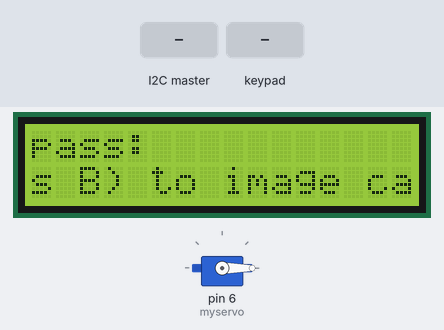
Simulated run of this sketch. Board: Arduino Mega 2560, built with avr-gcc and run on an emulated ATmega2560. Parts: 16×2 character LCD, servo. The inputs (shaded band) are chosen by the test bench.

Above: at 1.2 s.
1.3 s: the I2C master sends the byte 1
At 1.62 s:
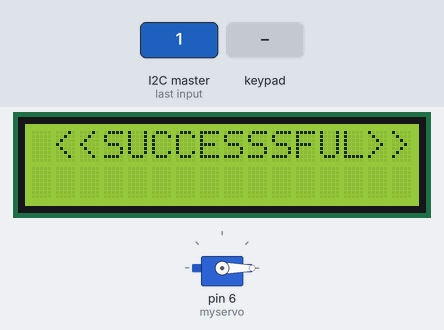
At 2.45 s:
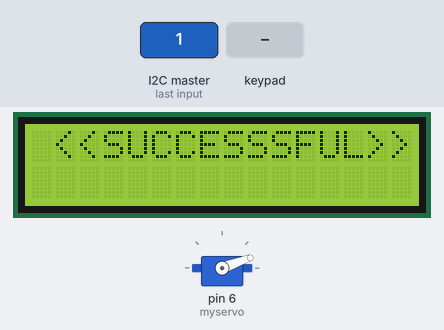
3.2 s: the I2C master sends the byte 1
5.9 s: the I2C master sends "D"
At 6.21 s:
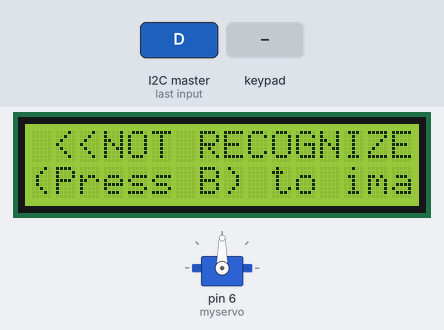
8.2 s: key 'B' pressed
10.5 s: key '*' pressed
13.5 s: keypad keys 1 2 3 A pressed 0.4 s apart
At 18.02 s:
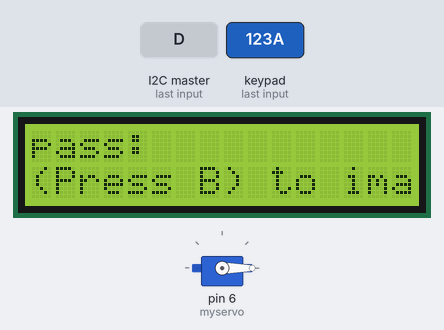
Timing chart, 0 to 19.5 s (numbered marks = the images above; inputs shaded):
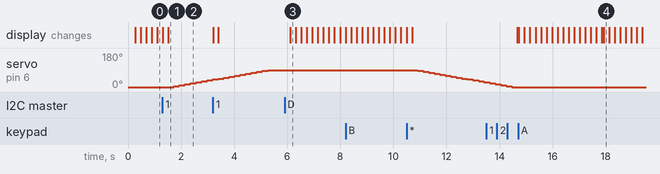

Measured:
- after the input at 1.3 s, servo on pin 6 (myservo): moves from 0° to 40° over 1.5 s, starting after 0.43 s; the display: first differs from a run without the input at once (image 1 shows a later state)
- after the input at 5.9 s, the display: changes after 0.21 s (image 3)

The sketch:

keypad_Maintain.ino
```cpp
//#include <Key.h>
#include <Keypad.h>
#include <Servo.h>
#include <Wire.h>
#include <LiquidCrystal.h>

//keypad initialize
const byte ROWS = 4; //four rows
const byte COLS = 4; //four columns
//define the cymbols on the buttons of the keypads
char hexaKeys[ROWS][COLS] = {
  {'1', '2', '3', 'A'},
  {'4', '5', '6', 'B'},
  {'7', '8', '9', 'C'},
  {'*', '0', '#', 'D'}
};
byte rowPins[ROWS] = {22, 23, 24, 25}; //connect to the row pinouts of the keypad
byte colPins[COLS] = {26, 27, 28, 29}; //connect to the column pinouts of the keypad
//initialize an instance of class NewKeypad
Keypad customKeypad = Keypad( makeKeymap(hexaKeys), rowPins, colPins, ROWS, COLS);

//Lcd Display Initialize
const int rs = 12, en = 11, d4 = 10, d5 = 9, d6 = 8, d7 = 7;
LiquidCrystal lcd(rs, en, d4, d5, d6, d7);

String s;//Password Variable
String default_pass = "123";

//servo
Servo myservo;
bool takepas_reset = true; //Password Take Flag

int pos;//Position of Servo
String first_line = "pass: ";//First line of LCD
String default_second_line = " (Press B) to image capture ||  (Press C)to Change  password || (Press *) to submit  ";
String second_line = "Change  pass: (press C)    ";//Second line of LCD
String submit_pass = "(Press *) to submit    ";
bool rotate = false;//Servo Rotation Flag
bool ch_pass = false;//Change Password Flag
String temp = "";//Previous Password Variable
String temp2 = "";//New Password Variable
bool new_pass = false;//New Password Flag


#define slave_address 0x04
int sendNumber = 0; // Send Variable in Pi(Master)

///// SETUP ////
void setup() {
  Serial.begin(9600);

  lcd.begin(16, 2);
  s = "";

  myservo.attach(6);//Servo pin initialize
  first_line = "pass: ";
  rotate = false;
  takepas_reset = true;
  ch_pass = false;
  temp = "";
  second_line = default_second_line;
  submit_pass = "presss (*) to submit    ";
  first_line = "pass: ";
  temp2 = "";
  new_pass = false;

  myservo.write(0);// Set servo to initial position

  //I2C Communication Initialize
  Wire.begin(slave_address);
  Wire.onReceive(receiveEvent);
  Wire.onRequest(sendData);


}

//////LOOP ////////////
void loop() {

  char customKey = customKeypad.getKey();//Read Data From Keypad
  //Checking
  if (!ch_pass)
  {
    if (customKey >= '0' && customKey <= '9' || customKey == 'D')
    {

      Change(customKey);
      customKey = '.';//Reset the keypad read variable

    }
    else if (customKey == 'A')setup();//Setting up Variables of Main Menu
    else if (customKey == '*'  )welc();//Submiting the password to open the gate
    else if (customKey == 'B')//Sending request to master(PI) to take image
    {
      sendNumber = 123;
      first_line = "IMAGE CAPTURING";
      second_line = " PLEASE COME IN FRONT OF CAMERA ";
    }
    else if ( customKey == 'C')//Change Password Option
    {
      setup();
      ch_pass = true;//Change password flag set to TRUE
      temp = "";//
      takepas_reset = false;
      new_pass = false;
    }

  }
  if (ch_pass && new_pass == false) //Will take previous password if true
  {
    if (customKey >= '0' && customKey <= '9' || customKey == 'D')
    {

      Change_temp(customKey);
      customKey = '.';
    }
    else if (customKey == 'A')setup();
    else if (customKey == '*'  ) {
      new_pass = true;
      temp2 = "";
      // Serial.println("printed first");
      customKey = '.';
    }
    else if ( customKey == 'C') {
      setup();
      ch_pass = true;
      temp = "";
      takepas_reset = false;
      new_pass = false;
    }

  }


  if (new_pass == true) //Will take new password to change default password
  {
    if (customKey >= '0' && customKey <= '9' || customKey == 'D')
    {

      Change_temp2(customKey);
      customKey = '.';
    }
    else if (customKey == 'A')setup();
    else if (customKey == '*'  ) {
      //Serial.println("not need to be printed");
      welc_reset();//Will check previous pass & set new pass
    }
    else if ( customKey == 'C') {
      setup();
      ch_pass = true;
      temp = "";
      takepas_reset = false;
      new_pass = false;
    }

  }

  if (takepas_reset == true)takepas_reset_f();//Printing taked password & options
  if (ch_pass == true) second_line_f();//Printing taked prev password & options
  if (rotate == true) {//opening and closing the gate by rotating servo motor if true
    // Serial.println(pos);


    for (; pos <= 90; pos += 5)
    { // goes from 0 degrees to 90 degrees in steps of 5 degree
      myservo.write(pos);// tell servo to go to position in variable 'pos'
      s = default_pass;//Setting the default password to s for varification
      welc();//Setting the strings to print Successful
      takepas_reset_f();//Printing the strings

      //delay(15);// waits 15ms for the servo to reach the position
    }
    pos = 90;
    for (int i = 0; i < 25; i++)takepas_reset_f();//Delay gate before close

    for (pos = 90; pos >= 0; pos -= 5)
    {
      // goes from 90 degrees to 0 degrees in steps of 5 degree
      myservo.write(pos);              // tell servo to go to position in variable 'pos'
      s = default_pass;// tell servo to go to position in variable 'pos'
      welc();

      takepas_reset_f();

      //delay(15);                       // waits 15ms for the servo to reach the position
    }
    pos = 0;

    rotate = false;
    setup();

  }
}

void Change( char key) //Changing taken password
{
  int len = s.length();
  if (key == 'D' && len != 0)   s.remove(len - 1, 1);
    //Backspacing password
  else if (key == 'D' && len == 0)return;
    //If lenth of given password is 0 then can not Backspace password
  else  s += key;
    //Adding new char to password / taking password
}

void Change_temp( char key) {//Changing taken prev password

  int len = temp.length();
  if (key == 'D' && len != 0)   temp.remove(len - 1, 1);
  else if (key == 'D' && len == 0)return;
  else  temp += key;

}
void Change_temp2(char key) {//Changing taken new password

  int len = temp2.length();
  if (key == 'D' && len != 0)   temp2.remove(len - 1, 1);
  else if (key == 'D' && len == 0)return;
  else  temp2 += key;
}

void welc() {
  if (s == default_pass) {

    first_line = " <<SUCCESSSFUL>>  ";
    rotate = true;
    s = "";
    second_line = "                       " ;
    //delay(299);

  }
  else {
    first_line = " <<WRONG PASS>> ";
    s = "";
    second_line =  "(Press A) to main menu  ";
  }


}

void welc_reset() {
  //Changing Password
  new_pass = false;
  if (default_pass == temp) {
    default_pass = temp2;
    s = "";
    first_line = "  <<CHANGED>>  ";
    ch_pass = false;
    second_line = "(Press A) to main menu)  ";
    temp = "";
    temp2 = "";
    takepas_reset = true;

  }
  else {
    first_line = "<<NOT CHANGED>>";
    ch_pass = false;

    second_line = "(press A to main menu)  ";
    temp = "";
    temp2 = "";
    takepas_reset = true;

  }

}
///Rad.....
void scrollInFromLeft (int line, String str1) {

  // Written by R. Jordan Kreindler June 2016

  int i = 10 - str1.length();

  // line = line - 1;

  for (int j = i; j <= i + 16; j++) {

    for (int k = 0; k <= 15; k++) {

      lcd.print(" "); // Clear line

    }

    lcd.setCursor(j, line);

    lcd.print(str1);

    delay(300);

  }

}

///Rad//////


void takepas_reset_f() {
  // Serial.println(s);
  // Serial.println(second_line);

  lcd.print(first_line);
  lcd.print(s);

  lcd.setCursor(0, 1);
  second_line += second_line[0];
  second_line.remove(0, 1);
  String _T = "";
  for (int i = 0; i < 20; i++) {
    _T += second_line[i];
  }
  lcd.print(_T);

  lcd.display();
  delay(200);
  lcd.clear();


}

void second_line_f() {

  if (new_pass == false) {
    lcd.print("prev: ");
    lcd.print(temp);
  }
  if (new_pass == true) {
    lcd.print("new: ");
    lcd.print(temp2);
  }

  lcd.setCursor(0, 1);
  submit_pass += submit_pass[0];
  submit_pass.remove(0, 1);
  lcd.print(submit_pass);

  lcd.display();
  delay(200);
  lcd.clear();


}
/*
  void receiveEvent(int howMany) {
  lcd.clear();

  int numOfBytes = Wire.available();
  //display number of bytes and cmd received, as bytes

  byte b = Wire.read();  //cmd


  for (int i = 0; i < numOfBytes - 1; i++) {
    char data = Wire.read();
   // Serial.println(data);
    if (data == '1')rotate = true;
    //lcd.print(data);
  }

  }*/

/*void sendData() {

        Wire.write("1");
        Serial.println("1");
        delay(1000);


  }*/


// callback for received data

void receiveEvent(int byteCount) {
  int val = 0;
  while (Wire.available()) {
    val = Wire.read();
    // Serial.print("data received: ");
    // Serial.println(val);

    if (val == 1) {
      lcd.clear();
      rotate = true;

    }
    else {
      //   Serial.println("zero found" + val);
      rotate = false;
      first_line = " <<NOT RECOGNIZED>> ";
      second_line = default_second_line;
      s = "";

    }
  }
}

// callback for sending data
void sendData() {
  Wire.write(sendNumber);
  sendNumber = 0;
}
```
